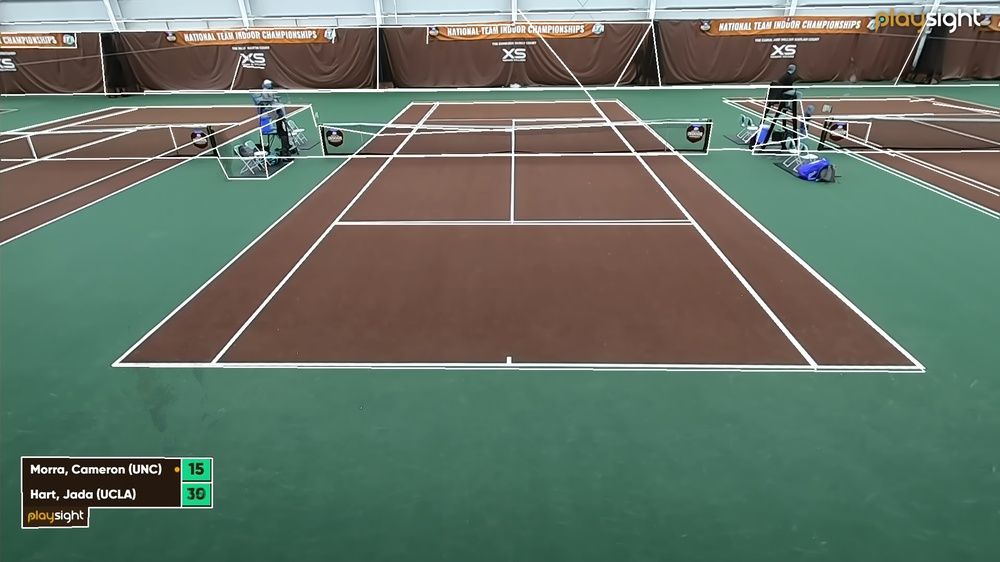
#> input picture pictures/test.jpg, 1000 x 562 px, shrunk from 1920 x 1080 before the run
$ python trial.py
#> lines starting #> are read from the running program, lines starting #| are printed output that depends on the picture; after the words box and inside, x2 and y2 are one past the last pixel; in counts of white or black regions, pixels touching at a corner belong together

#OpenCV 4.3.0, Raspberry Pi 3/B/4B-w/4/8GB RAM, Buster,v10.
#Date: 3rd, June, 2020

import cv2
import numpy as np
import random as rng
font = cv2.FONT_HERSHEY_SIMPLEX

frame = cv2.imread('pictures/test.jpg')
#> frame is the input picture: shape (562, 1000, 3); mean B, G, R 100.6, 113.9, 100.1
gray = cv2.cvtColor(frame, cv2.COLOR_BGR2GRAY)
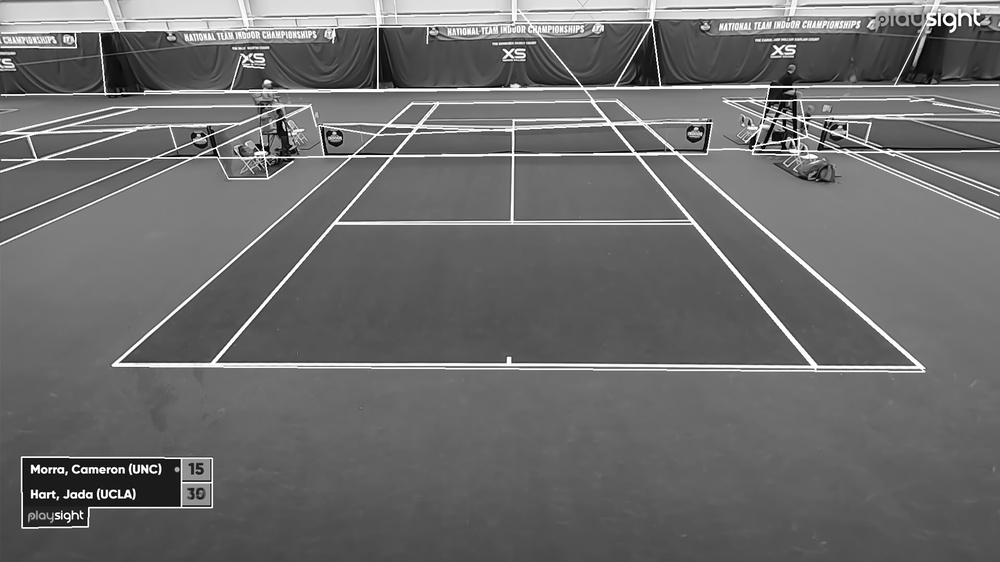
#> gray: shape (562, 1000); min 0, max 255, mean 108.2
blur = cv2.GaussianBlur(gray, (25, 25), 1.5)
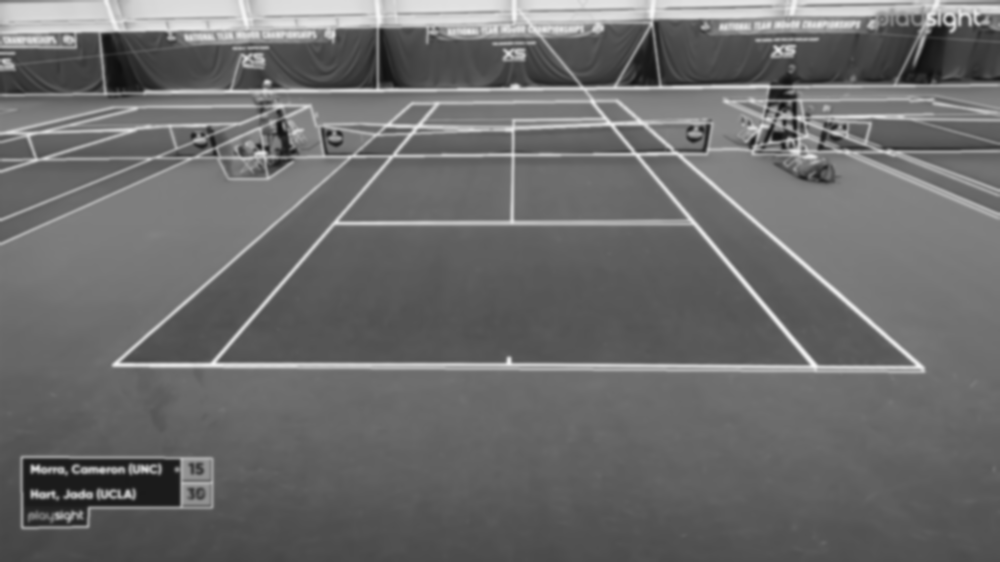
#> blur: shape (562, 1000); min 15, max 246, mean 108.2
edge = cv2.Canny(blur, 100,200)
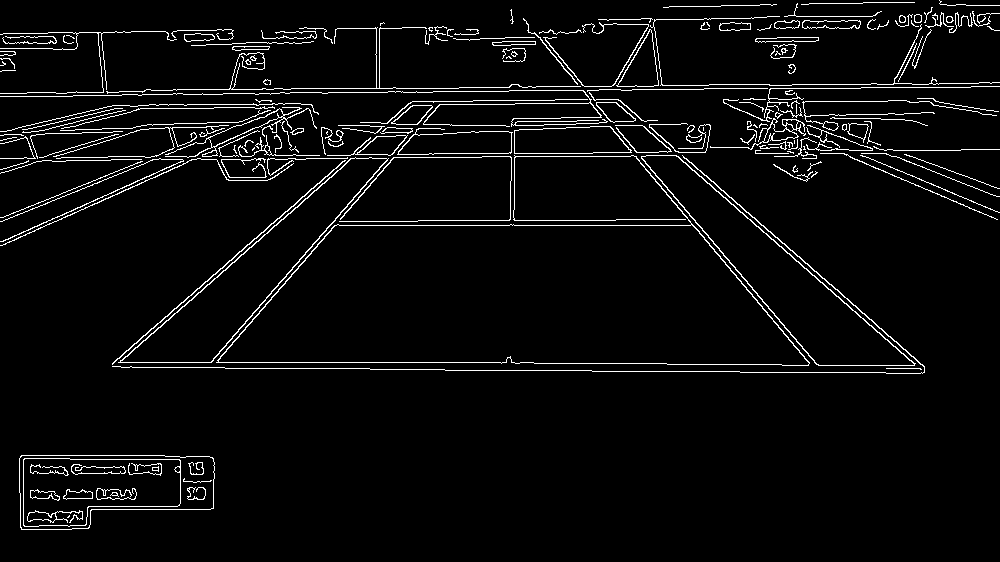
#> edge: shape (562, 1000); 4.4% white in thin lines or dots
contours, hierarchy = cv2.findContours(edge, cv2.RETR_EXTERNAL,
                                       cv2.CHAIN_APPROX_SIMPLE)
#> contours = 160 contours, 112 with area under 20; largest, box (x1, y1, x2, y2) and area: (216, 155, 810, 366) 65768, (641, 155, 916, 366) 14400, (118, 157, 389, 363) 13188, (19, 455, 215, 530) 11788, (514, 126, 632, 154) 2700

# Draw contours
drawing = np.zeros((edge.shape[0], edge.shape[1], 3), dtype=np.uint8)
for i in range(len(contours)):
    color = (rng.randint(0,256), rng.randint(0,256), rng.randint(0,256))
    cv2.drawContours(drawing, contours, i, color, 2, cv2.LINE_8, hierarchy, 0)
#> this loop made 160 passes
#> color on passes 1 to 3: (197, 215, 20), (132, 248, 207), (155, 244, 183)
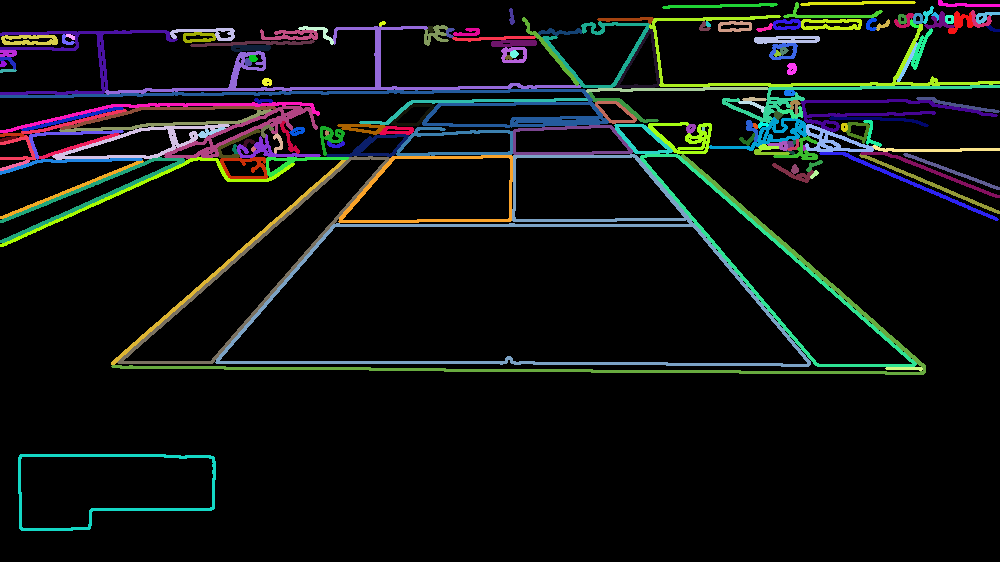
#> drawing: shape (562, 1000, 3); mean of channels 0, 1, 2 16.1, 16.8, 14.3; drawn as B, G, R
# Show in a window
cv2.imshow('Contours', drawing)
cv2.waitKey(0)

for contour in contours:
    (x,y,w,h) = cv2.boundingRect(contour)
    cv2.rectangle(frame, (x, y), (x + w, y + h), (0, 255, 0), 2)
    cv2.putText(frame, ('width = {}, height = {}'.format(w, h)),
                (x+30, y+30),
                font,
                1,
                (0, 255, 0),
                2,
                cv2.LINE_AA)
#> this loop made 160 passes
#> (x, y, w, h) on passes 1 to 3: (19, 455, 196, 75), (886, 368, 36, 2), (811, 171, 7, 7)
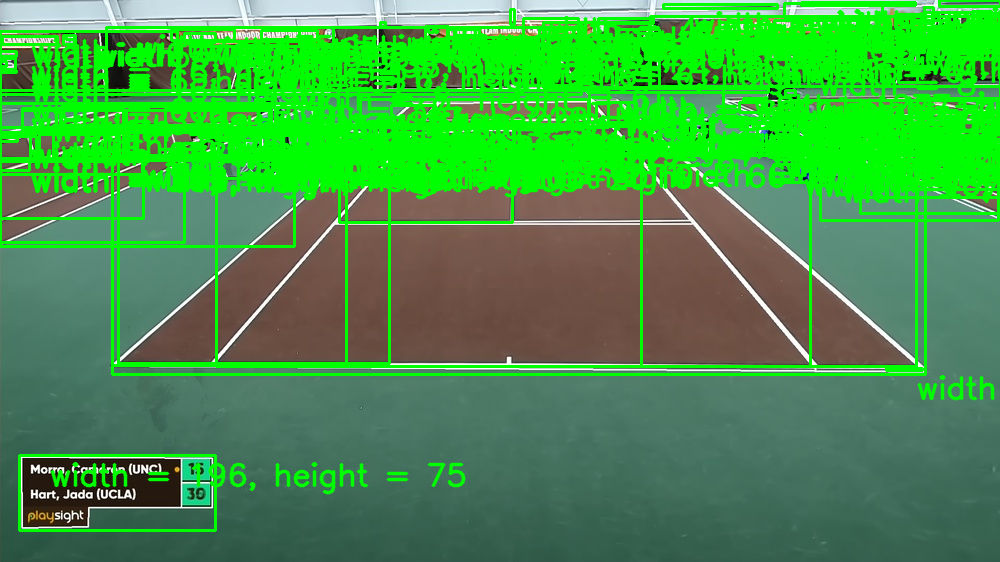
#> frame: shape (562, 1000, 3); mean B, G, R 70.4, 153.4, 66.6

# cv2.imshow('Measure Size', frame)
# cv2.waitKey(0)

$ run again, with pictures/03.jpg copied over pictures/test.jpg
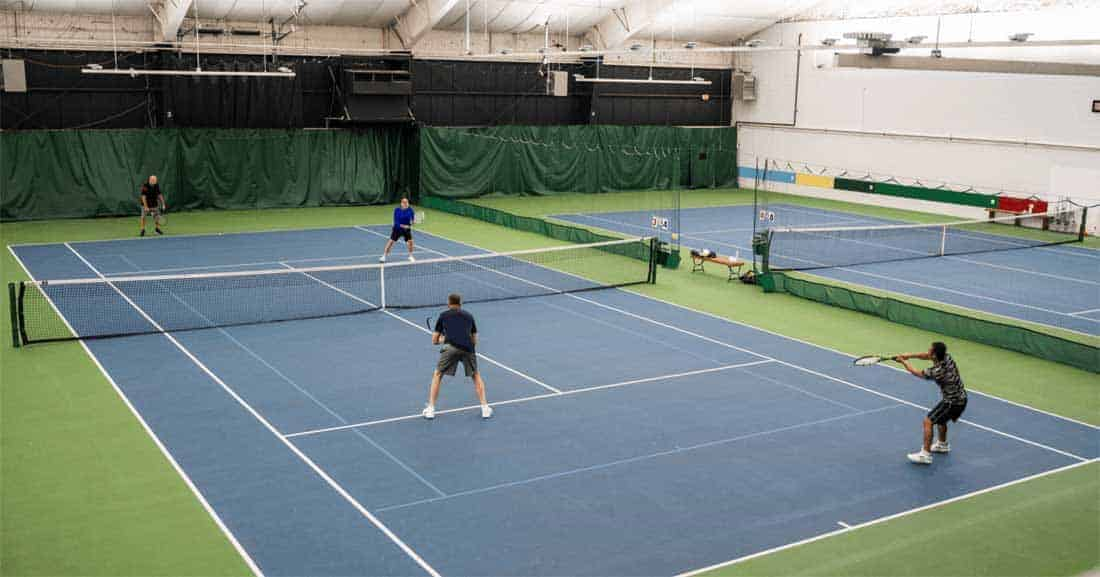
#> input picture pictures/03.jpg, 1100 x 577 px
#> frame is the input picture: shape (577, 1100, 3); mean B, G, R 128.4, 134.4, 121.3
#> `edge = cv2.Canny(blur, 100,200)`:
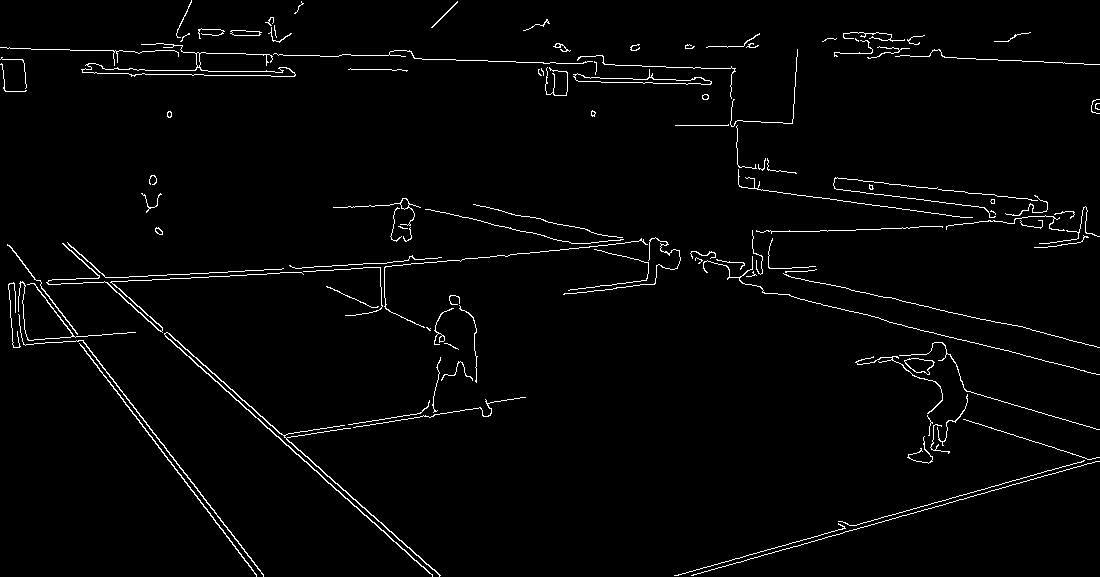
#> edge: shape (577, 1100); 2.2% white in thin lines or dots
#> contours = 110 contours, 87 with area under 20; largest, box (x1, y1, x2, y2) and area: (81, 43, 296, 77) 1068, (573, 69, 712, 85) 571, (164, 332, 441, 577) 473, (904, 358, 935, 375) 297, (18, 314, 264, 577) 178
#> the loop `for i in range(len(contours)):` made 110 passes
#> color on passes 1 to 8: (197, 215, 20), (132, 248, 207), (155, 244, 183), (111, 71, 144), (71, 48, 128), (75, 158, 50), (37, 169, 241), (51, 181, 222)
#> the loop `for contour in contours:` made 110 passes
#> (x, y, w, h) on passes 1 to 8: (674, 523, 172, 53), (691, 461, 409, 115), (838, 460, 247, 66), (907, 436, 26, 28), (930, 424, 20, 30), (963, 419, 137, 41), (927, 415, 6, 21), (348, 400, 82, 25)
#> after the loop `for contour in contours:`:
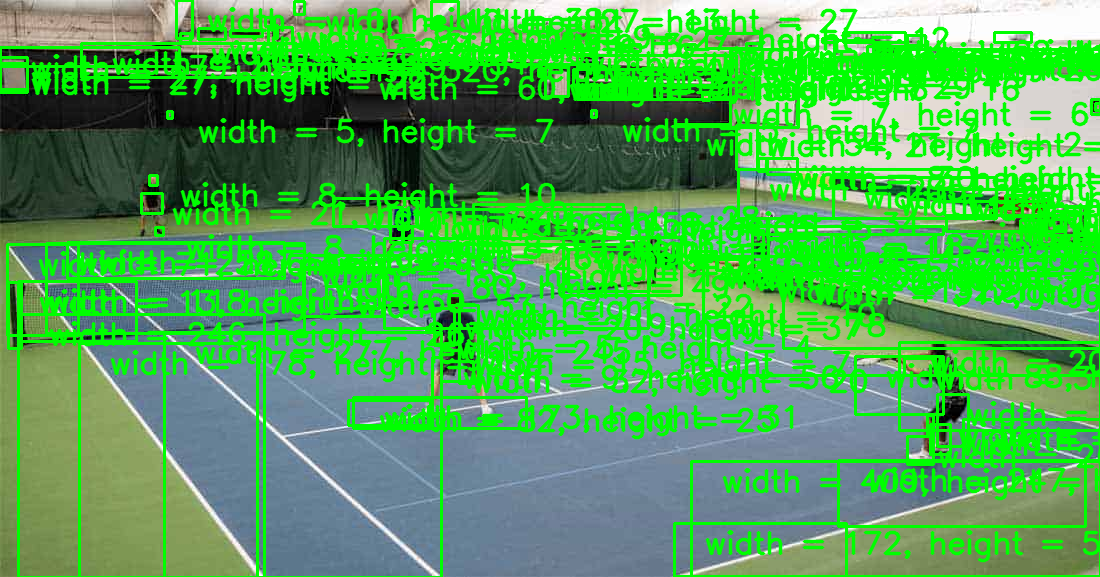
#> frame: shape (577, 1100, 3); mean B, G, R 84.3, 170.7, 79

$ run again, with pictures/01.png saved as pictures/test.jpg
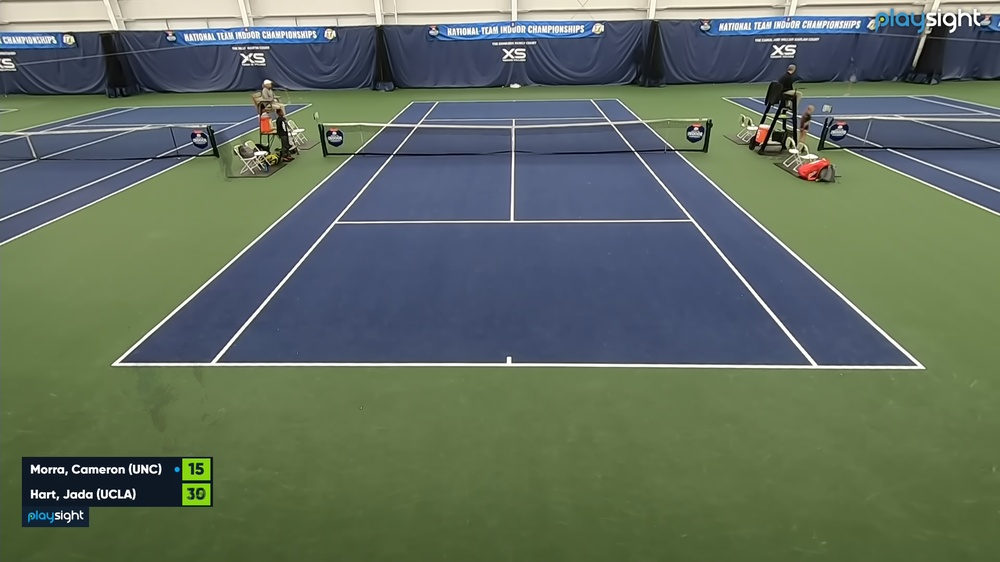
#> input picture pictures/01.png, 1000 x 562 px, shrunk from 1920 x 1080 before the run
#> frame is the input picture: shape (562, 1000, 3); mean B, G, R 95.7, 109.4, 96.1
#> `edge = cv2.Canny(blur, 100,200)`:
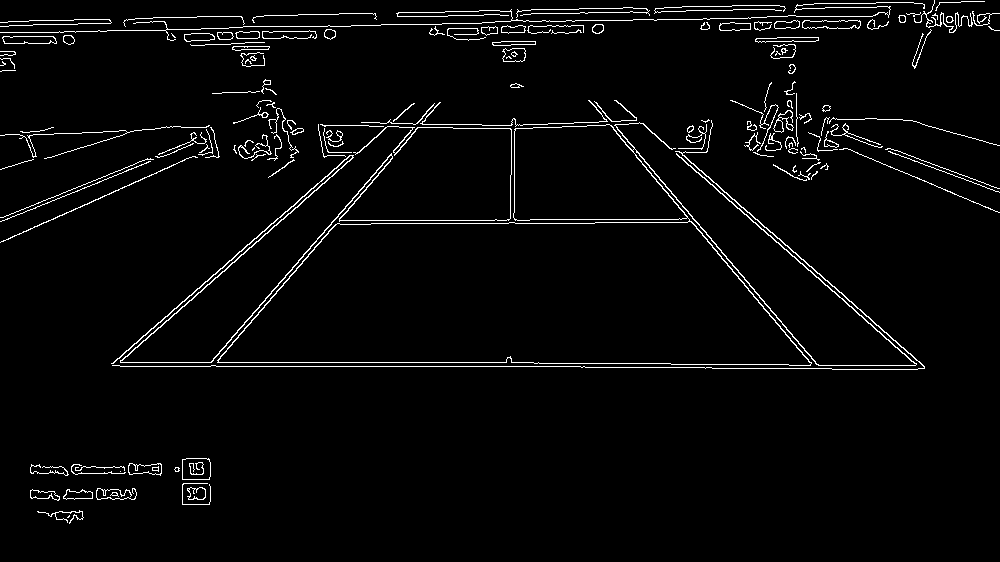
#> edge: shape (562, 1000); 3.1% white in thin lines or dots
#> contours = 141 contours, 97 with area under 20; largest, box (x1, y1, x2, y2) and area: (217, 122, 917, 366) 79763, (111, 126, 512, 364) 714, (182, 458, 211, 480) 577, (802, 20, 861, 29) 398, (2, 36, 57, 44) 354
#> the loop `for i in range(len(contours)):` made 141 passes
#> color on passes 1 to 8: (197, 215, 20), (132, 248, 207), (155, 244, 183), (111, 71, 144), (71, 48, 128), (75, 158, 50), (37, 169, 241), (51, 181, 222)
#> the loop `for contour in contours:` made 141 passes
#> (x, y, w, h) on passes 2 to 9: (37, 510, 47, 14), (110, 492, 9, 5), (63, 489, 30, 11), (30, 489, 30, 12), (96, 488, 41, 12), (187, 487, 19, 13), (182, 483, 29, 22), (120, 471, 1, 1)
#> after the loop `for contour in contours:`:
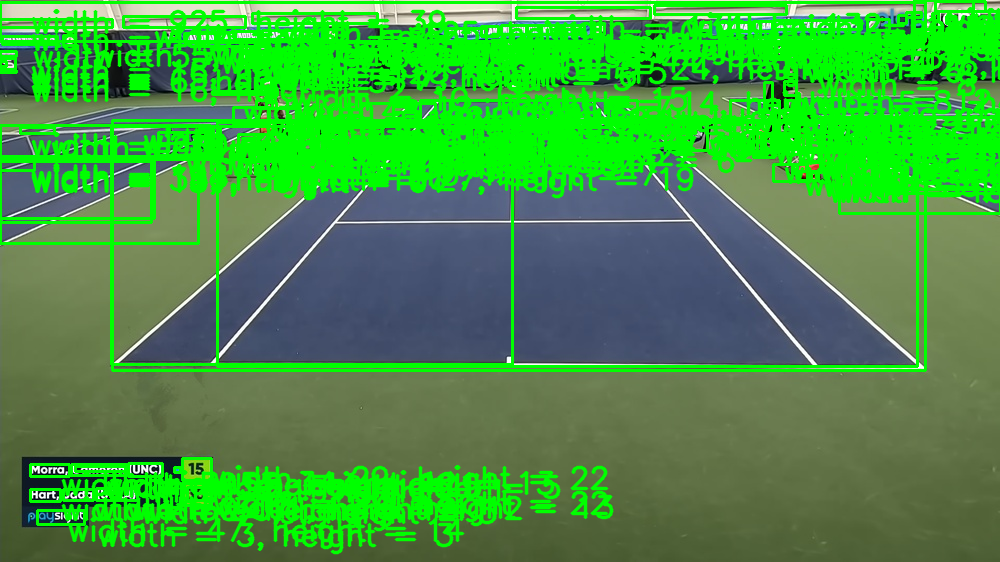
#> frame: shape (562, 1000, 3); mean B, G, R 64.7, 153.3, 67.4
